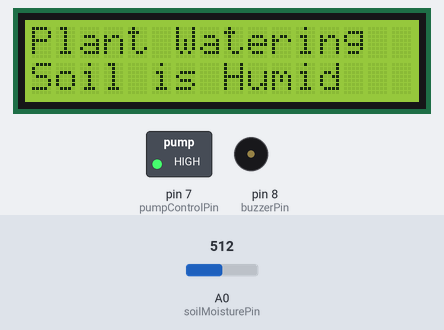
Simulated run of this sketch. Board: Arduino Uno, built with avr-gcc and run on an emulated ATmega328P. Shown: 16×2 character LCD, switched loads named in the sketch (green lamp = pin HIGH), buzzer (waves = sounding, pin HIGH). The inputs (shaded band) are chosen by the test bench; at power-on: A0 (soilMoisturePin) = 512. What the sketch prints to the serial monitor is not drawn.

Above: at 1.2 s.
1.3 s: A0 (soilMoisturePin) set to 913
3.3 s: A0 (soilMoisturePin) set to 934
At 4.9 s:
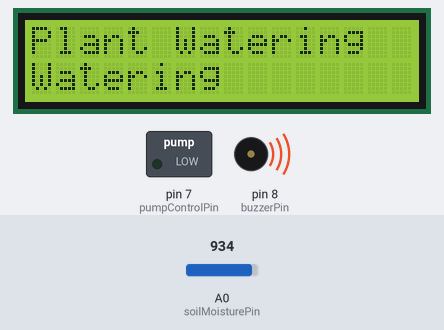
5.7 s: A0 (soilMoisturePin) set to 440
At 7.5 s:
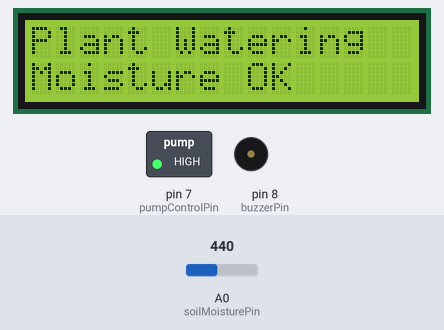
7.8 s: A0 (soilMoisturePin) set to 460
At 9.3 s:
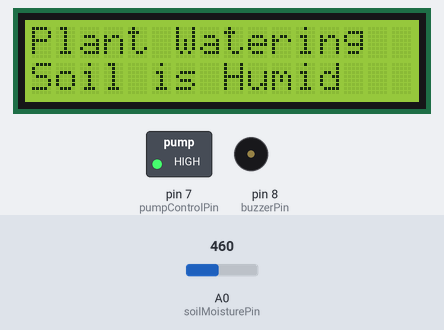
9.8 s: A0 (soilMoisturePin) set to 306
At 10.9 s:
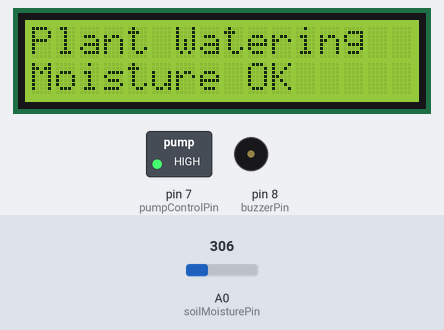
Timing chart, 0 to 12.8 s (numbered marks = the images above; inputs shaded):
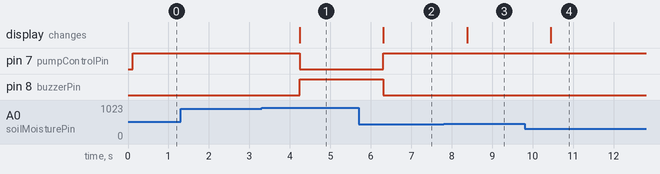

The sketch:

automated_watering_system.ino
```cpp
#include <Wire.h>
#include <LiquidCrystal_I2C.h> // for a 16x2 LCD

LiquidCrystal_I2C lcd(0x27, 16, 2); // Address 0x27
const int soilMoisturePin = A0;
const int pumpControlPin = 7;
const int buzzerPin = 8; // Buzzer connected to pin 8

void setup() {
  Serial.begin(9600);
  pinMode(pumpControlPin, OUTPUT);
  pinMode(buzzerPin, OUTPUT); // Set the buzzer pin as output

  lcd.init();
  lcd.backlight();
  lcd.setCursor(0, 0);
  lcd.print("Plant Watering");
}

void loop() {
  int moistureLevel = analogRead(soilMoisturePin);
  Serial.print("Moisture Level: ");
  Serial.println(moistureLevel);

  lcd.setCursor(0, 1);
  lcd.print("Moisture: ");
  lcd.print(moistureLevel);
  lcd.print("       "); // Clear previous status

  if (moistureLevel > 920) {
    // Soil is dry, turn on the pump and buzz
    lcd.setCursor(0, 1);
    lcd.print("Watering      ");
    digitalWrite(pumpControlPin, LOW); // Turn on the pump
    digitalWrite(buzzerPin, HIGH);     // Turn on the buzzer
  } else if (moistureLevel >= 450 && moistureLevel <= 920) {
    lcd.setCursor(0, 1);
    lcd.print("Soil is Humid ");
    digitalWrite(pumpControlPin, HIGH);
    digitalWrite(buzzerPin, LOW);
  } else {
    lcd.setCursor(0, 1);
    lcd.print("Moisture OK   ");
    digitalWrite(pumpControlPin, HIGH);
    digitalWrite(buzzerPin, LOW);
  }

  delay(1000); // Delay between readings
}
```

Measured:
- the behaviour switches between 920 and 921 on A0 (soilMoisturePin) (found by bisection; images 0 and 1)
- the behaviour switches between 449 and 450 on A0 (soilMoisturePin) (found by bisection; images 2 and 3)
- after the input at 1.3 s, every drawn part: stays the same
- after the input at 3.3 s, pin 7 (pumpControlPin): HIGH → LOW after 0.94 s; pin 8 (buzzerPin): LOW → HIGH after 0.94 s; the display: changes after 0.94 s (image 1)
- after the input at 5.7 s, pin 7 (pumpControlPin): LOW → HIGH after 0.61 s; pin 8 (buzzerPin): HIGH → LOW after 0.61 s; the display: changes after 0.61 s (image 2)
- after the input at 7.8 s, the display: changes after 0.58 s (image 3)
- after the input at 9.8 s, the display: changes after 0.64 s (image 4)
